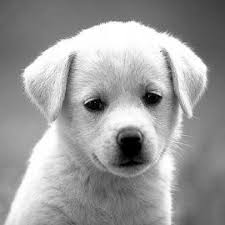
#> input picture image/dog.jpeg, 225 x 225 px
$ python c_histrogram_threshhold.py
#> lines starting #> are read from the running program, lines starting #| are printed output that depends on the picture; after the words box and inside, x2 and y2 are one past the last pixel; in counts of white or black regions, pixels touching at a corner belong together
import cv2
import matplotlib.pyplot as plt
import numpy as np

image=cv2.imread("../image/dog.jpeg",cv2.IMREAD_GRAYSCALE)
#> image is the input picture: shape (225, 225); min 0, max 255, mean 155.5
image=cv2.resize(image,(512,512))
#> image: shape (512, 512)

histrogram=[0]*256

for row in image:
    for pixel_value in row:
        histrogram[int(pixel_value)] +=1
#> after the loop, histrogram = 256 values, max 6273 at index 254, min 41 at index 58, mean 1024

plt.subplot(2,2,1)
plt.bar(range(256), histrogram)
plt.xlabel('Pixel Value')
plt.ylabel('Frequency')
plt.title('Image Histogram')

threshold = 128
thresholdImage=(image>=threshold).astype(int)
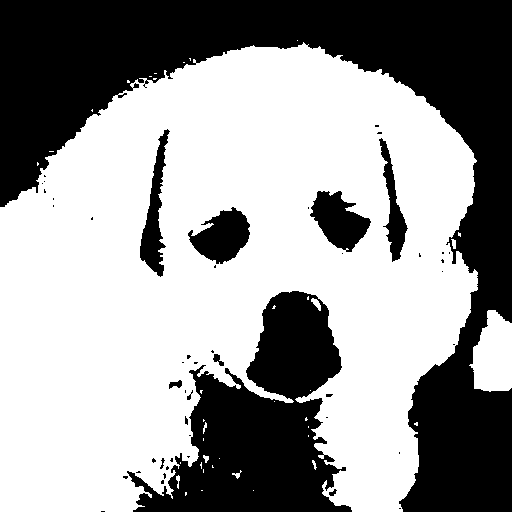
#> thresholdImage: shape (512, 512) int64; values 0 (black) and 1 (white), 60.3% white; 49 black regions (37 under 20 px), largest, box (x1, y1, x2, y2) and area: (0, 0, 512, 512) 71387, (127, 291, 352, 512) 24889, (310, 191, 371, 252) 2137
print(thresholdImage)
#> (printed output is left out)

plt.subplot(2, 2, 2)
plt.imshow(image, cmap='gray')
plt.title('Original Image')

plt.subplot(2, 2, 3)
plt.imshow(thresholdImage, cmap='gray')
plt.title('Threashhold Image')


# Convert thresholdImage back to a NumPy array
histogram1 = [0] * 256

for row in thresholdImage:
    for pixel_value in row:
        histogram1[int(pixel_value)] += 1
#> after the loop, histogram1 = 256 values, max 158145 at index 1, min 0 at index 2, mean 1024


print(histogram1)
#> (printed output is left out)
plt.subplot(2, 2, 4)
plt.bar(range(256), histogram1)
plt.xlabel('Pixel Value')
plt.ylabel('Frequency')
plt.title('After Threshold Image Histogram')
plt.show()
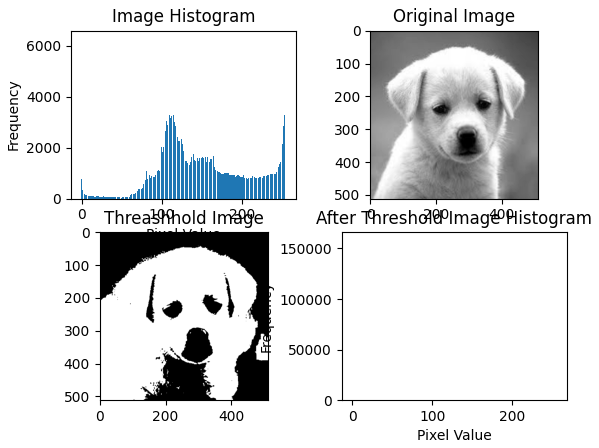
#> figure drawn by matplotlib, 4 panels; panel 1: tallest bar 6273 high, from x = 253.6 to 254.4; panel 4: tallest bar 158145 high, from x = 0.6 to 1.4
